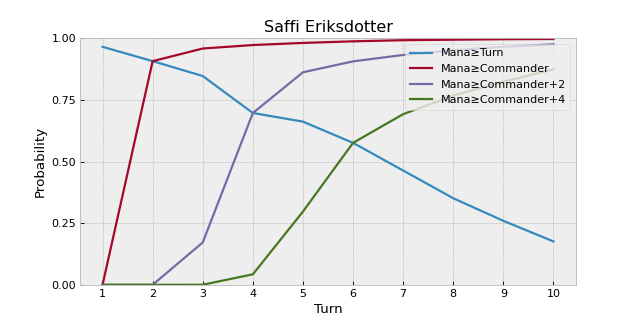

Generate this figure with Python:
import matplotlib.pyplot as plt
from mtg_mana_simulator import AI, Card, Experiment, Metric, Sequence
from mtg_mana_simulator.actions import basic_tapped_into_play, basic_untapped_into_play, basic_to_hand
from mtg_mana_simulator.repository import Repository

if __name__ == "__main__":
    title = "Saffi Eriksdotter"
    cmc = 2
    number_of_land = 35
    deck_size = 99
    turns = list(range(1, 11))

    avacyns_pilgrim = birds_of_paradise = Card.tapped_rock(1, 1)
    sakura_tribe_elder = Card("Sakura-Tribe Elder", cost=2, transform=[basic_tapped_into_play])
    burnished_hart = Card(cost=3, mana_sequence=Sequence.repeat(2).prefixed_by([0, -2]))
    yavimaya_granger = Card("Yavimaya Granger", cost=3, transform=[basic_tapped_into_play])
    yavimaya_elder = Card(cost=3, draw_sequence=Sequence.once(1).prefixed_by([0]), mana_sequence=Sequence.once(-2).prefixed_by([0]))
    solemn_simulacrum = Card("Solemn Simulacrum", cost=4, transform=[basic_tapped_into_play])

    deck = [
        avacyns_pilgrim,
        birds_of_paradise,
        sakura_tribe_elder,
        burnished_hart,
        yavimaya_elder,
        yavimaya_granger,
        solemn_simulacrum,
        Repository["Nature's Lore"],
        Repository['Cultivate']
    ] + 21*[Card.basic_land] + 5*[Card.untapped_land] + 9*[Card.tapped_land]
    deck += (99-len(deck))*[Card.filler]

    with plt.style.context("bmh"):
        plt.figure(figsize=(8,4), dpi=80)
        experiment = Experiment(deck=deck, ai=AI.less_naive, turns=turns[-1], repeats=10000)
        results = list(experiment.evaluate([
            Metric.on_curve,
            Metric.above_threshold("max_mana", cmc),
            Metric.above_threshold("max_mana", cmc+2),
            Metric.above_threshold("max_mana", cmc+4)
        ]).values())
        plt.plot(turns, results[0], label="Mana≥Turn")
        plt.plot(turns, results[1], label="Mana≥Commander")
        plt.plot(turns, results[2], label="Mana≥Commander+2")
        plt.plot(turns, results[3], label="Mana≥Commander+4")
        plt.legend(loc=1)
        plt.title(title)
        plt.xlabel("Turn")
        plt.ylabel("Probability")
        plt.xticks(turns)
        plt.yticks([0.0, 0.25, 0.5, 0.75, 1.0])
        plt.ylim([0, 1])
        plt.savefig('saffi.png')
